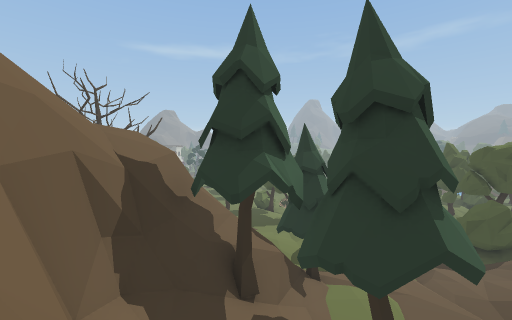
view 1 (above)

24 first-person views from a walk through a scene from a Unity 3-D project. The camera is 1.2 m above the floor, tilts 2° down and sees 90° across. The floor is counted in squares, 2 m on a side. Each view is taken from the middle of a square. On the plan, view 1 faces up. The plan holds only what a view shows up to about 9 squares ahead; the rest is blank. The place goes on beyond the plan. The player character is not drawn. Some surface patterns are stand-ins.

view 2
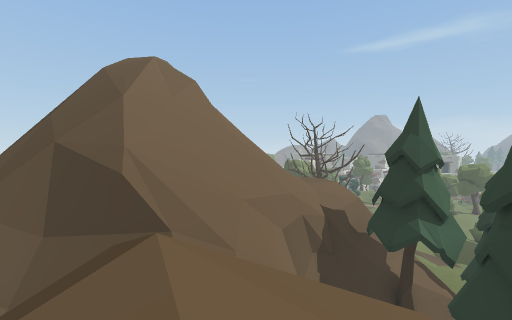

view 3
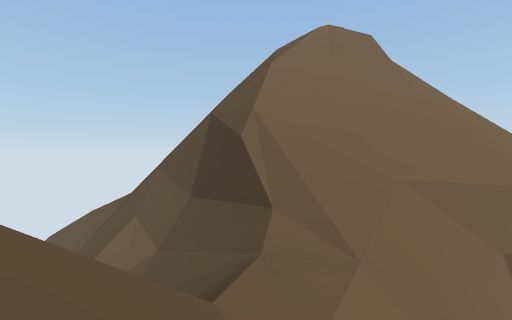

view 4
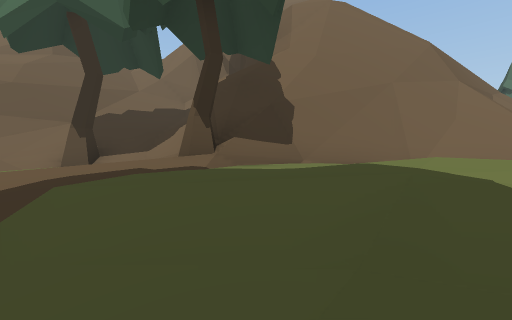

view 5
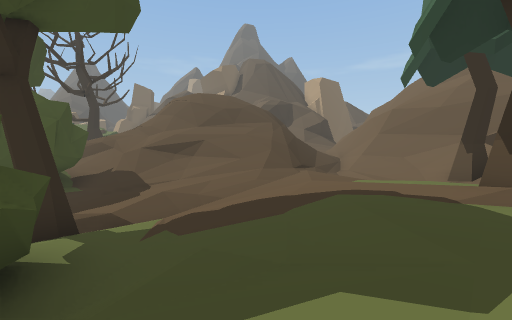

view 6
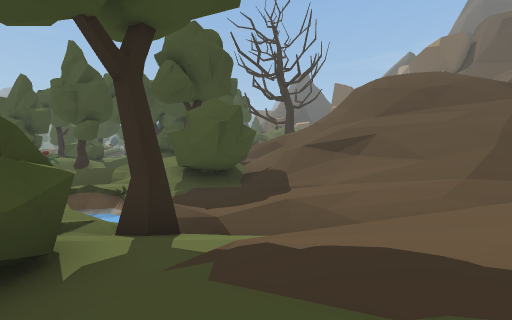

view 7
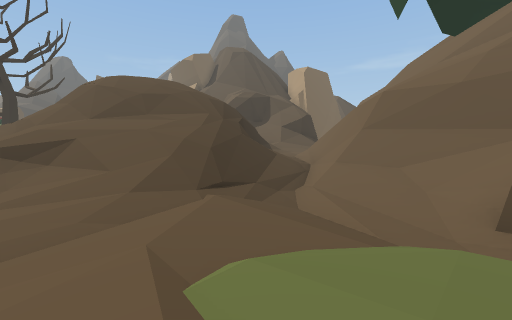

view 8
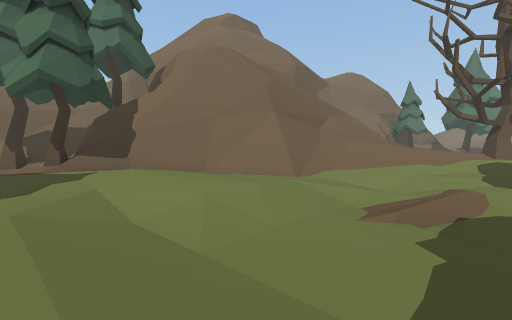

view 9
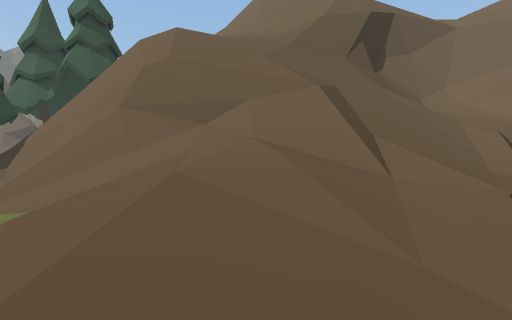

view 10
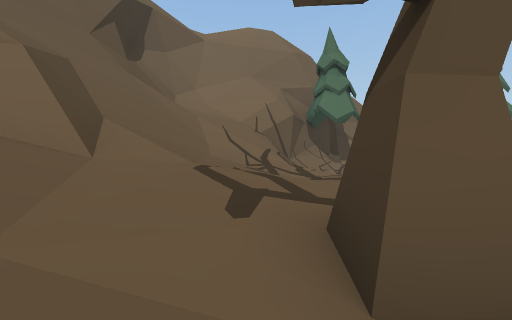

view 11
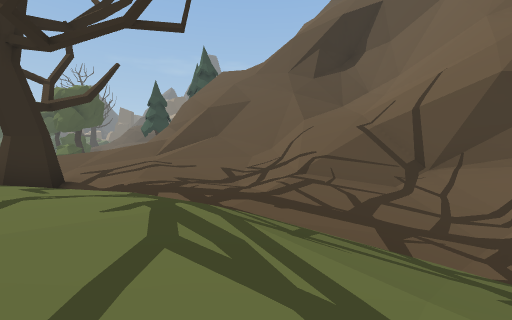

view 12
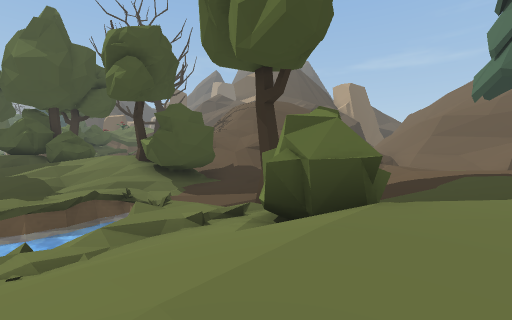

view 13
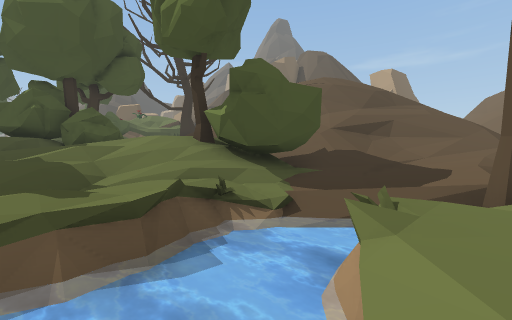

view 14
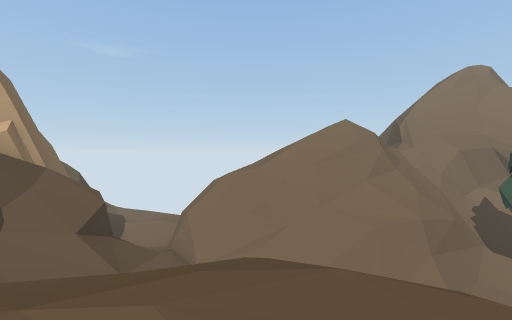

view 15
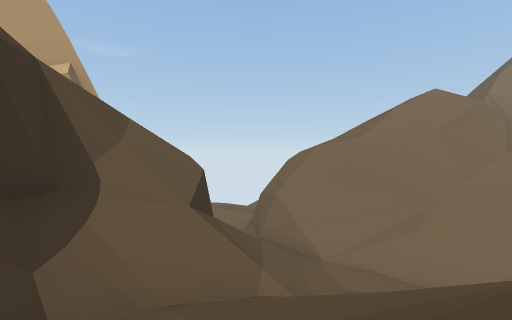

view 16
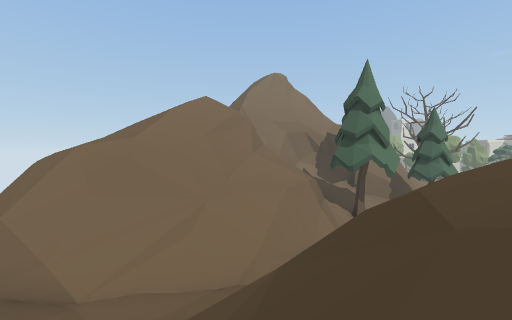

view 17
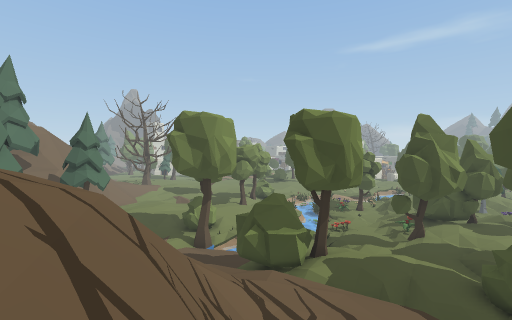

view 18
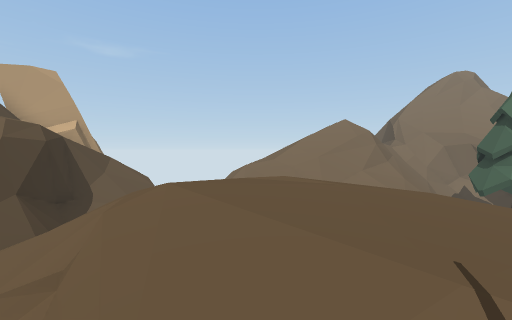

view 19
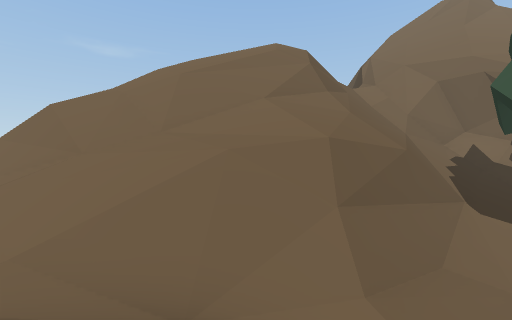

view 20
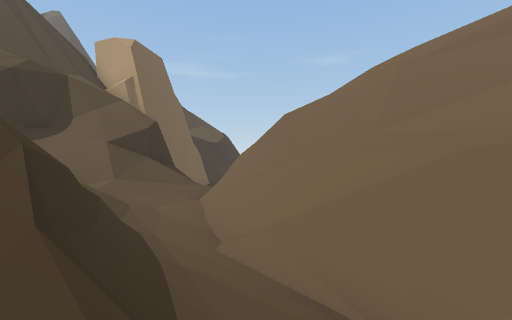

view 21
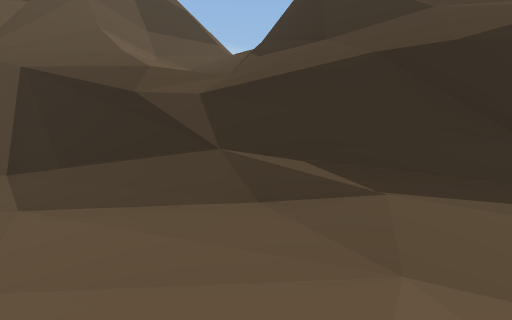

view 22
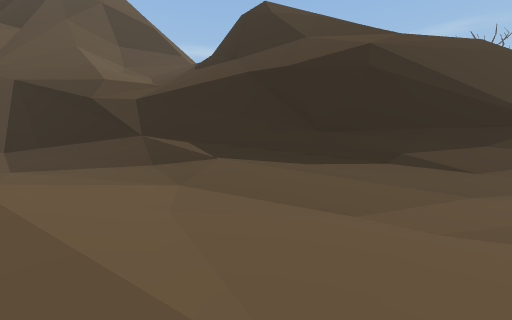

view 23
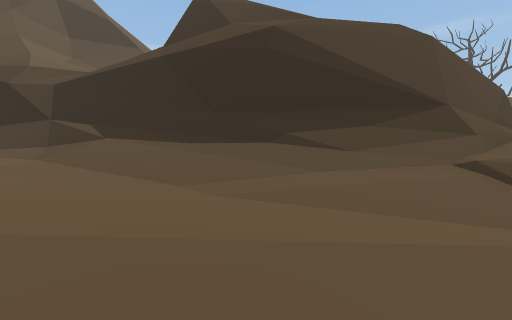

view 24
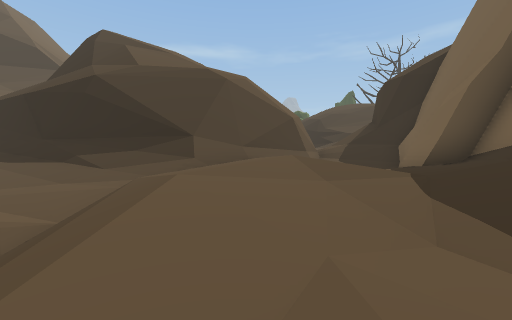

### Floor plan
Key: @ floor where view 1 was taken; # wall or solid block; . main floor; : floor 0.75 m higher than the main floor; - floor 0.75 m lower than the main floor; + floor 1.5 m higher than the main floor; _ floor 1.5 m lower than the main floor; * floor 4.75 m higher than the main floor; % floor 6.5 m higher than the main floor; & floor 7.25 m higher than the main floor; $ floor 8 m higher than the main floor; / step, stairs or slope; = window, fence, low wall or low ledge; ≈ water the walk keeps out of; ^ raised ledge; v drop or lower ground; T pine tree; R tree; O other object.
Columns run from 16 left of view 1 to 17 right of it. Each row starts with its distance up from view 1.
 17 ..... #//.:...-----..-__≈≈-//--./:
 16 ......///://....--...-__≈≈_///../O
 15 ./.....://+/.-./..-../__≈≈/////..O
 14 -...../:/++/........OOO_≈≈_///:/.O
 13 -////////+////....../O_R≈_/OOR///.
 12 ///////=//////=....//__R__/OO//
 11 ##/////=//##v##..../--//-//////=/
 10 ##///////////=##...././/-//////++
  9 #%//=####////vv###T...//.///////
  8 v#####v///////vv #.....//=//////
  7              /vv^#.....////===/=v
  6              /v#T//---.///////////
  5              ##////T---////// &&$/
  4           ///#*///////////////$$$=
  3         = ///v#////###////// //$$/
  2         //////##/=////##//////////
  1         =v=///##///////v#:/#//////
  0         ///=////@##==/////://////
 -1         ///=/#//////=##////+//// =
 -2         vv/v#//////////////+////##
 -3          vv#////#////////#/+////#
 -4         ###/////#v//  ////#////##
 -5          /#//////#/// /&//#//###
 -6         //#///=//=#///////#/##
 -7         //#######/////vv##//##
 -8             ///=#v#######  .#
 -9              ...////////:  .#
-10               ..........:: .##
-11                .....--/::/::/
-12                 ....///..../
-13                  / /  /.../
-14                        ...
-15                         .

Positions as (right, up) in squares from view 1, and headings:
1: (0, 0), facing up
2: (2, -3), facing up-left
3: (1, -1), facing left
4: (4, 12), facing down-left
5: (2, 13), facing down-right
6: (3, 11), facing right
7: (3, 9), facing down-right
8: (3, 17), facing down-left
9: (-7, 17), facing down
10: (-8, 17), facing down-left
11: (-16, 17), facing down-right
12: (3, 17), facing down-right
13: (7, 17), facing down-right
14: (15, 4), facing down-left
15: (16, 0), facing down-left
16: (15, 0), facing left
17: (17, 6), facing up-left
18: (17, 5), facing down-left
19: (9, 4), facing down-left
20: (9, 4), facing down
21: (-1, -11), facing up
22: (1, -13), facing up
23: (3, -13), facing up
24: (8, -15), facing up
